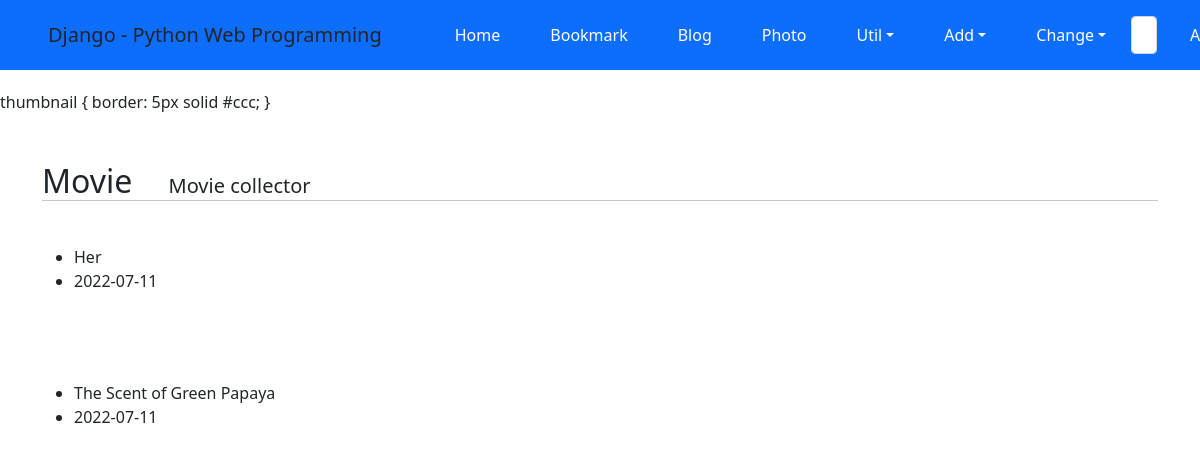
/photo/album/1/, run on the app's committed database.
### photo/models.py (models this page shows, shortened)
class Album(models.Model):
    name = models.CharField(max_length=30)
    description = models.CharField('One Line Description',max_length=100, blank=True)
    owner = models.ForeignKey('auth.User', on_delete=models.CASCADE, verbose_name='OWNER', blank=True, null=True)
    class Meta:
        ordering = ('name',)

class Photo(models.Model):
    album = models.ForeignKey(Album, on_delete=models.CASCADE)
    title = models.CharField('TITLE', max_length=30)
    description = models.TextField('Photo Description', blank=True)
    image = ThumbnailImageField(upload_to='photo/%Y/%m')
    upload_dt = models.DateTimeField('Upload Date', auto_now=True)
    owner = models.ForeignKey('auth.USER', on_delete=models.CASCADE, verbose_name='OWNER', blank=True, null=True)
    class Meta:
        ordering = ('title',)
    def get_absolute_url(self): # 메소드가 정의된 객체를 지칭하는 URL을 반환.
        return reverse("photo:photo_detail", args=(self.id,))

### photo/views.py (the view)
# urls.py: path('album/<int:pk>/', views.AlbumDV.as_view(), name='album_detail'),
class AlbumDV(DetailView):
    model = Album

### photo/templates/photo/album_detail.html (shortened to what this page needs)
{% extends 'base.html' %}
{% block extra-style %}
<sytle>
thumbnail {
    border: 5px solid #ccc;
}
</sytle>
{% endblock %}
{% block content %}
    <div class='mt-5'>
        <span class='h2'>{{ object.name }}&emsp;</span>
        <span class='h5 font-italic'>{{ object.description }}</span>
    </div>
    <hr style='margin: 0 0 20px 0;'>
    <div class='row'>
{% for photo in object.photo_set.all %}
<div class='col-md3 mb-5'>
    <div class='thumbnail'>
    </div>
    <ul>
        <li class='font-italic'>{{ photo.title }}</li>
        <li class='font-italic'>{{ photo.upload_dt|date:'Y-m-d' }}</li>
    </ul>
</div>
{% endfor %}
    </div>
{% endblock %}

### data on the page
Album: name "Movie", description "Movie collector"
Photo: title "Her", upload_dt "2022-07-11"
Photo: title "The Scent of Green Papaya", upload_dt "2022-07-11"
